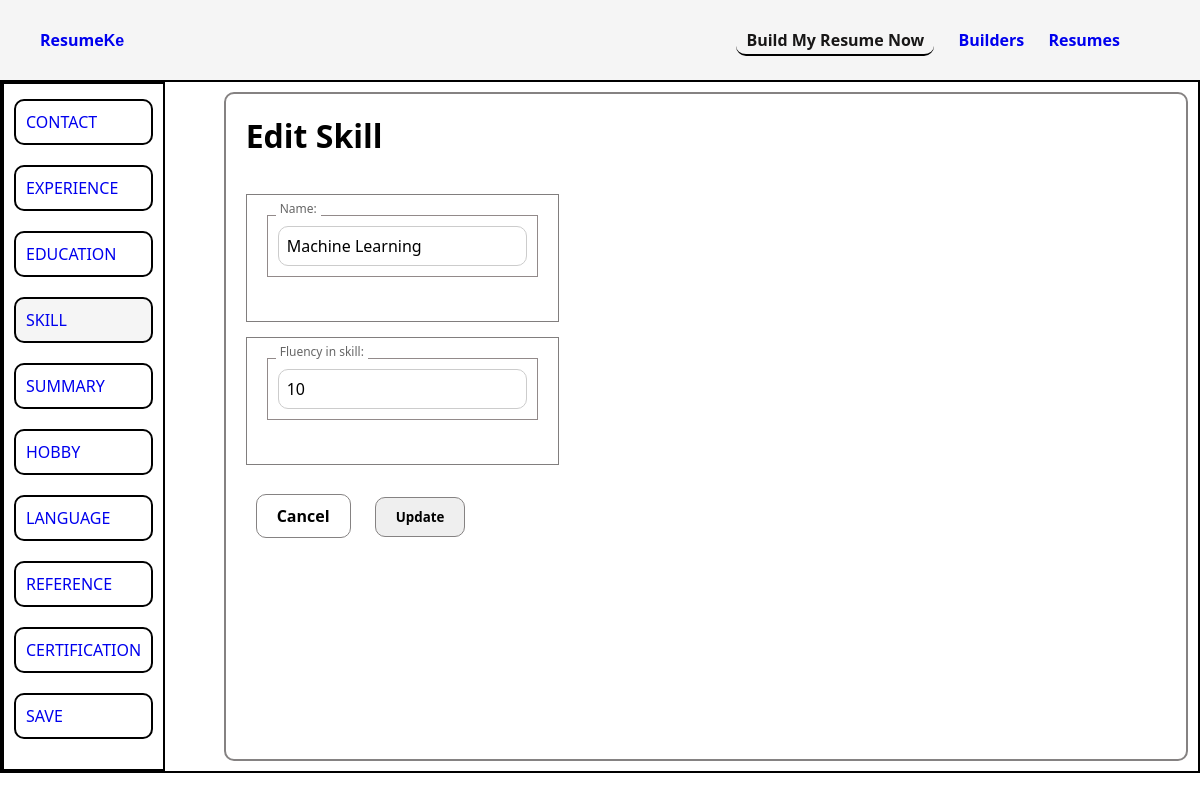
The page /client/skill/5/ (signed in) on the database as committed earlier.
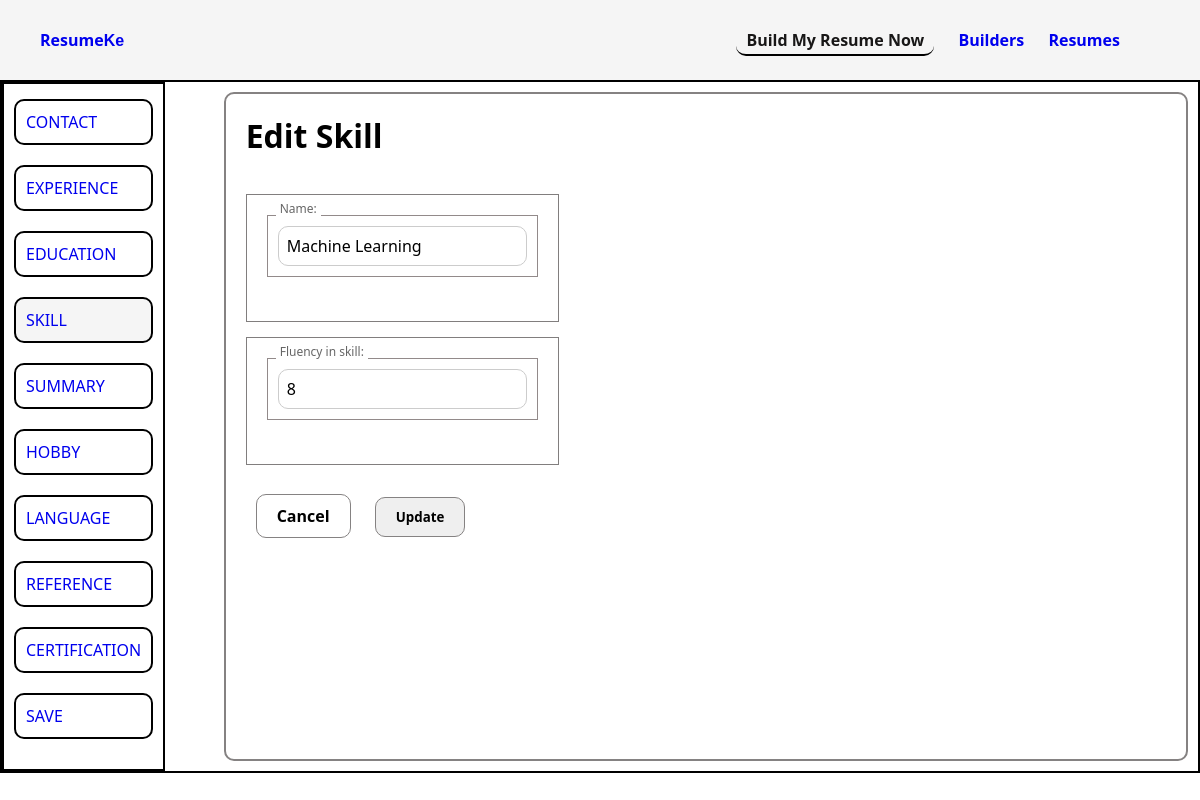
The same page on the database as committed later.
### client/models.py (models this page shows, shortened)
class Skill(models.Model):
    client = models.ForeignKey(Client, on_delete=models.CASCADE)
    name = models.CharField(max_length=100, default='')
    fluency_in_skill = models.IntegerField(default=10)

### client/views.py (the view)
# urls.py: path('skill/<int:pk>/', edit_skill, name="edit_skill"),
@login_required
def edit_skill(request, pk):
    skill = get_object_or_404(Skill, pk=pk, client__user=request.user)
    if request.method == 'POST':
        edit_skill_form = SkillForm(request.POST, instance=skill)
        if edit_skill_form.is_valid():
            edit_skill_form.save()
            return redirect("client:client_skill_page")
    else:
        edit_skill_form = SkillForm(instance=skill)
    return render(request, "skill/edit.html", {
        "edit_skill_form":edit_skill_form,
    })

### client/forms.py
class SkillForm(forms.ModelForm):
    class Meta:
        model = Skill
        fields = ("name", "fluency_in_skill")

### client/templates/skill/edit.html (shortened to what this page needs)
{% extends "base.html" %}
{% block head %}
    {% load static %}
    <link rel="stylesheet" href="{% static 'css/builder/input.css' %}">
{% endblock head %}
{% block body %}
<div class="input-page">
    {% include "left-navbar.html" with active_page="skill" %}
    {% if edit_skill_form %}
    <form method="post" action="{% url 'client:edit_skill' edit_skill_form.instance.pk %}" class="experience-section right-side">
        <h1>Edit Skill</h1>
        <br>
        <div class="input-div">
            <div class="form-group">
                {{ edit_skill_form.name }}
                <span class="placeholder">{{ edit_skill_form.name.label_tag }}</span>
            </div>
        </div>
        <div class="input-div">
            <div class="form-group">
                {{ edit_skill_form.fluency_in_skill }}
                <span class="placeholder">{{ edit_skill_form.fluency_in_skill.label_tag }}</span>
            </div>
        </div>
        <br>
        <div class="button-div center">
            <a href="{% url 'client:client_skill_page' %}" class="cancel-btn">Cancel</a>
            <button type="submit">Update</button>
        </div>
    </form>
    {% endif %}
</div>
{% endblock body %}

### builder/templates/base.html (shortened to what this page needs)
<!DOCTYPE html>
<html>
    <head>
        {% load static %}
        <link rel="stylesheet" href="{% static 'css/builder/base.css' %}">
        {% block head %}{% endblock head %}
    </head>
    <body id="app">
        <nav>
            <li><a href="/" alt="logo">Resume<span class="logospan">Ke</span></a></li>
            <ul class="routers">
                <li><a class="nav-start-btn" href="{% url 'client:client_contact_page' %}">Build My Resume Now</a></li>
                <li><a href="{% url 'client:client_contact_page' %}">Builders</a></li>
                <li><a href="{% url 'resumes:index' %}">Resumes</a></li>
            </ul>
        </nav>
        {% block body %}
        {% endblock body %}
    </body>
</html>

### client/templates/left-navbar.html
<div class="left-navbar">
    <a href="{% url 'client:client_contact_page' %}" class="{% if active_page == 'contact' %}active{% endif %}">CONTACT</a>
    <a href="{% url 'client:client_experience_page' %}" class="{% if active_page == 'experience' %}active{% endif %}">EXPERIENCE</a>
    <a href="{% url 'client:client_education_page' %}" class="{% if active_page == 'education' %}active{% endif %}">EDUCATION</a>
    <a href="{% url 'client:client_skill_page' %}" class="{% if active_page == 'skill' %}active{% endif %}">SKILL</a>
    <a href="{% url 'client:client_summary_page' %}" class="{% if active_page == 'summary' %}active{% endif %}">SUMMARY</a>
    <a href="{% url 'client:client_hobby_page' %}" class="{% if active_page == 'hobby' %}active{% endif %}">HOBBY</a>
    <a href="{% url 'client:client_language_page' %}" class="{% if active_page == 'language' %}active{% endif %}">LANGUAGE</a>
    <a href="{% url 'client:client_reference_page' %}" class="{% if active_page == 'reference' %}active{% endif %}">REFERENCE</a>
    <a href="{% url 'client:client_certification_page' %}" class="{% if active_page == 'certification' %}active{% endif %}">CERTIFICATION</a>
    <a href="{% url 'client:client_certification_page' %}" class="{% if active_page == '' %}active{% endif %}">SAVE</a>
</div>

### static/css/builder/base.css (style rules this page uses)
* { margin: 0; padding: 0; box-sizing: border-box; font-family: 'Segoe UI', Tahoma, Geneva, Verdana, sans-serif; }
#app { background-color: FFFDFA; }
nav { height: 5vh; padding: 20px; display: flex; justify-content: space-between; align-items: center; transition: padding 0.2s ease-in-out, background-color 0.2s ease-in-out; }
.logospan { font-family: 'Gill Sans', 'Gill Sans MT', Calibri, 'Trebuchet MS', sans-serif; }
nav li { list-style: none; }
nav li a { text-decoration: none; font-weight: 600; }
nav .routers { padding-right: 20px; margin-right: 20px; }
nav .routers li { display: inline-block; margin-left: 20px; }
.nav-start-btn { padding: 3px 10px; border-radius: 10px; border-bottom: 2px solid black; text-decoration: none; color: rgb(24, 23, 23); font-weight: 700; }

### static/css/builder/input.css (style rules this page uses)
.input-page { border: 2px solid #000000; display: flex; justify-content: space-between; }
.input-page .left-navbar { border: 2px solid black; padding: 15px 10px 10px; height: fit-content; }
.input-page .left-navbar a { text-decoration: none; display: block; border: 2px solid black; padding: 10px; border-radius: 10px; margin-bottom: 20px; cursor: pointer; }
.input-page .left-navbar a.active { background-color: whitesmoke; }
.input-page .right-side { border: 2px solid rgb(133, 130, 130); flex: .95; padding: 20px; margin: 10px; border-radius: 10px; }
.right-side .input-div { border: 1px solid rgb(129, 126, 126); margin-top: 15px; padding: 20px; width: fit-content; justify-content: center; }
input { padding: 10px; font-size: 20px; border-radius: 10px; margin: 10px; border: 1px solid rgb(133, 130, 130); }
.cancel-btn { text-decoration: none; color: #000000; padding: 5px 20px; }
.cancel-btn, button { padding: 10px 20px; border-radius: 10px; outline: none; border: 1px solid rgb(133, 130, 130); font-weight: 700; margin: 10px; }
.button-div { width: 100%; }
.form-group { border: 1px solid rgb(146, 138, 138); position: relative; margin-bottom: 1.5rem; }
.form-group input { padding: 0.5rem 0.5rem 0.5rem 0.5rem; font-size: 1rem; border: 1px solid #ccc; border-radius: 10px; }
.placeholder { position: absolute; top: 0.5rem; left: 0.5rem; transition: all 0.2s; pointer-events: none; color: #999; }
.form-group input:focus + .placeholder, .form-group input:not(:placeholder-shown) + .placeholder { top: -1rem; left: 0.5rem; font-size: 0.75rem; color: #666; background: white; padding: 0 0.25rem; }

Rows that differ between the two databases and show on the page:
changed Skill "Machine Learning": fluency_in_skill "10" → "8"
